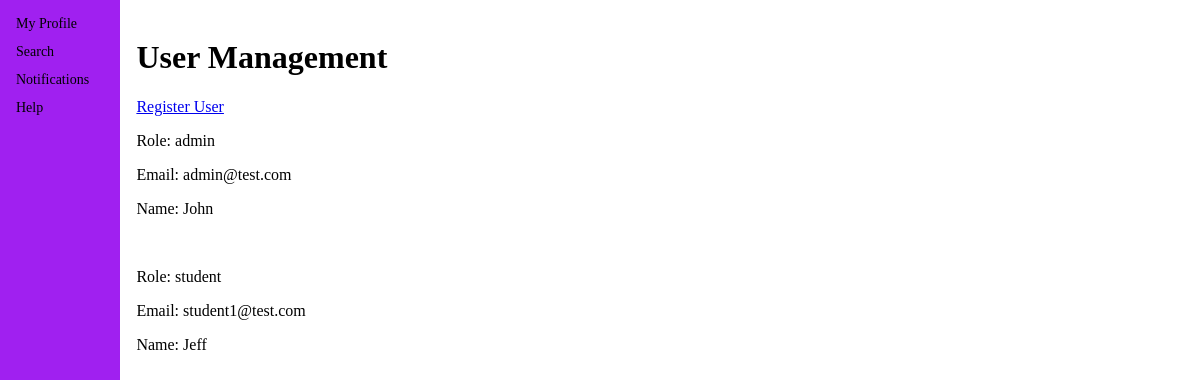
/admin/usermanagement (signed in), run on the app's committed database.
### app/models.py (models this page shows)
class User(UserMixin, db.Model):
    __tablename__ = 'user'
    id = db.Column(db.Integer, primary_key=True, autoincrement=True)
    userRole = db.Column(db.Integer, db.ForeignKey(Role.roleName), nullable=False)
    userEmail = db.Column(db.String(50), unique=True, nullable=False)
    userPassword = db.Column(db.String(32), nullable=False)
    userName = db.Column(db.String(50), nullable=False)
    userLevel = db.Column(db.Integer, nullable=False)
    avatar_image = db.Column(db.String(100))

### app/admin.py (the view)
@admin.route('/admin/usermanagement')
@login_required
@admin_required
def user_management():
    users = User.query.all()
    print(users)
    return render_template('user_management.html', users=users)

### app/__init__.py (called while the page is built)
def make_app():
    app = Flask(__name__)
    app.config['SECRET_KEY'] = 'secr3!t'
    app.config['SQLALCHEMY_DATABASE_URI'] = 'sqlite:///db.sqlite'
    db.init_app(app)
    login_manager = LoginManager()#Create an instance of the login manager
    login_manager.login_view = 'auth.login'#Tell login manager what view to navigate to
    login_manager.init_app(app)#Initialise with the app
    from .models import User#Import User class/schema
    @login_manager.user_loader
    def load_user(user_id):
        return User.query.get(int(user_id))
    from .auth import auth as auth_blueprint
    app.register_blueprint(auth_blueprint)
    from .main import main as main_blueprint
    app.register_blueprint(main_blueprint)
    from .admin import admin as admin_blueprint
    app.register_blueprint(admin_blueprint)
    return app

### app/admin.py (called while the page is built)
def admin_required(f):
    @wraps(f)
    def wrap(*args, **kwargs):
        if current_user.userRole == "admin":
            return f(*args, **kwargs)
        else:
            flash("You need to be an admin to view this page")
            return redirect(url_for('main.index'))
    return wrap

### app/templates/user_management.html
{% extends "base.html" %}
{%block main%}
<h1>User Management</h1>
<a href="usermanagement/register">Register User</a>
{% for user in users %}
<p>Role: {{user.userRole}}</p>
<p>Email: {{user.userEmail}}</p>
<p>Name: {{user.userName}}</p>
<br>
{% endfor %}
{%endblock%}

### app/static/base.css (style rules this page uses)
* { box-sizing: border-box; }

### data on the page
User: userRole "admin", userEmail "admin@test.com", userName "John"
User: userRole "student", userEmail "student1@test.com", userName "Jeff"
